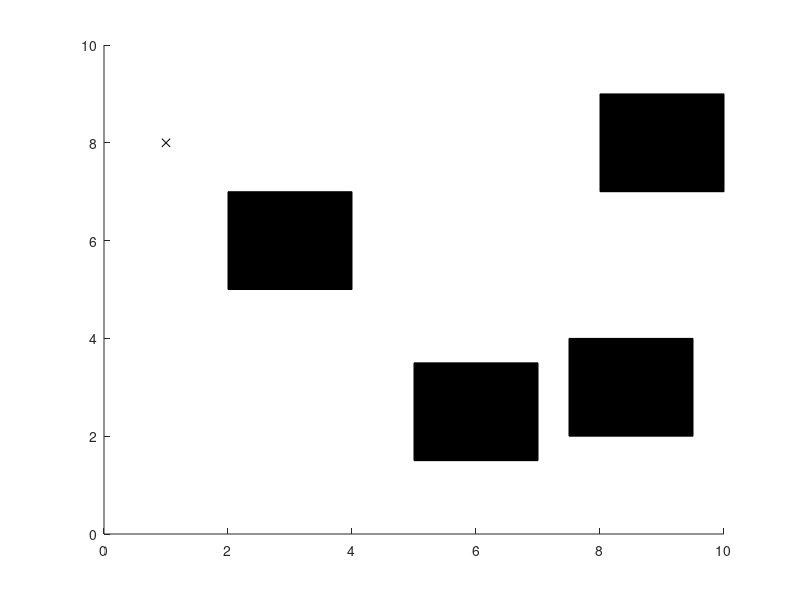

MATLAB code to generate this figure: (Note: this script raises an error after producing the figure.)
%%--------------------------------------------------------------------

% Module:  RRT_star.m

% This module contains all the computations related to RRT Star

% Search Algorithm

% Developed by Rishi.Khajuriwala@ WPI RBE.

%%--------------------------------------------------------------------*/

clc;
clear all;
close all;

grid = [10,10];
Obstacle1 = [5,1.5,2,2];
Obstacle2 = [2,5,2,2];
Obstacle3 = [7.5,2,2,2];
Obstacle4 = [8,7,2,2];

x_start.point = [0 0];
x_goal.point = [9 9];
n = 200;
nodes(1) = x_start;
figure;
axis([0 grid(1) 0 grid(2)]);
rectangle('Position',Obstacle1,'FaceColor',[0 0 0]);

hold on
rectangle('Position',Obstacle2,'FaceColor',[0 0 0]);
rectangle('Position',Obstacle3,'FaceColor',[0 0 0]);
rectangle('Position',Obstacle4,'FaceColor',[0 0 0]);

n_nodes = 1000; %No of nodes, decided by the user


% Sampling Function
for j = 1: n_nodes
   x_rand = [round(rand(1)*grid(1)) round(rand(1)*grid(2))];
   plot(x_rand(1),x_rand(2),'x','Color',[0 0 0]);
   
   ld_nodes = length(nodes);
    for i = 1: ld_nodes
        if nodes(i).point == x_goal.point
            break
        end
    end
    dist_closet_nodes = [];
    for k = 1:ld_nodes
       dist_closet_nodes = [dist_closet_nodes;NearestNeighorDist(nodes(k).point,x_rand)]; 
    end
    
    [min_dis,idcs] = min(dist_closet_nodes);
    x_near = nodes(idcs);
    
    x_new.point = Steer(x_rand,x_near.point,min_dis,n);
    plot(x_new.point);
end




%% Steering
% Given 2 points x and y, this function returns a point z such that it is
% closer to y than x.

function [new_x] = Steer(rand_x,nearest_node,min_node,n)
new_X = [0 0];

    if min_node >= n
       new_X(1) =  nearest_node(1) + ((rand_x(1)-nearest_node(1))*n)/NearestNeighorDist(rand_x,nearest_node);
       new_X(2) =  nearest_node(2) + ((rand_x(2)-nearest_node(2))*n)/NearestNeighorDist(rand_x,nearest_node);
    else
        new_X(1) = rand_x(1);
        new_X(2) = rand_x(2);

    end
    new_x = [new_X(1), new_X(2)];
end


%% Nearest Neighor
%Given a graph G(V,E) and point x, this function gives the 
%Euclidean Distance

function [distance] = NearestNeighorDist(x,y)
distance = sqrt((x(1)-y(1)^2)+(x(2)-y(2)^2));
end

%% Near Vertices:



%% Collision Test/ Obstacle Free

